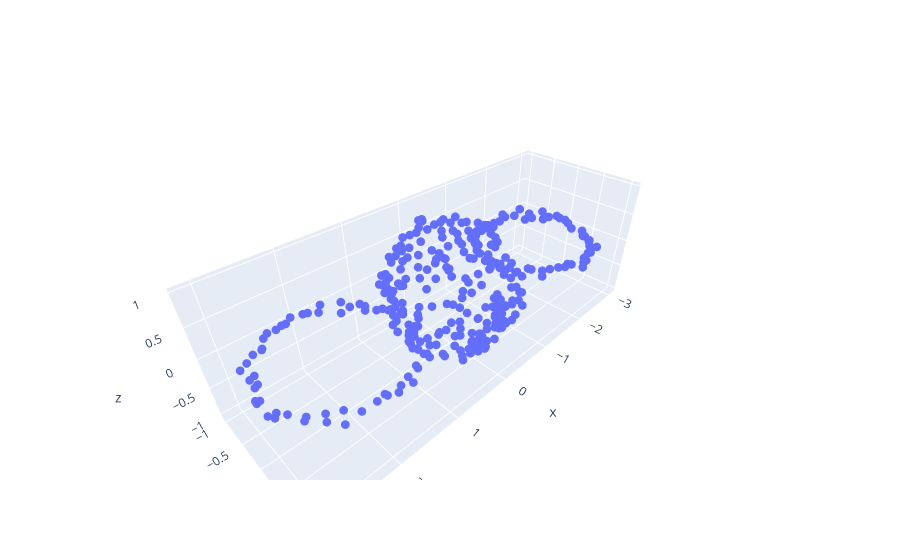

Here is the notebook cell this chart was saved with:
### Code cell
ball = np.random.randn(200,3)
ball /= np.linalg.norm(ball, axis = 1).reshape(-1,1)

x = np.linspace(0,2*np.pi,60)
circle = np.stack([np.cos(x),np.sin(x),np.zeros(60)],axis=1)

data = np.concatenate([ball,
                       circle + [2,0,0],
                       circle - [2,0,0]], axis=0)

data += 0.05 * np.random.randn(data.shape[0],3)

plot_3d(data)
parameters['ep'] = 0.1
parameters['n1'] = 20
parameters['n2'] = 6
test = DG(data, parameters)
# plt.scatter(test.data[:,0], test.data[:,2], c = test.u()[3])
# test.weak_eigenproblem_1(test.D1())

print(test.lam().round(3))

# vmin = 0.004
# vmax = 0.007

# fig = go.Figure(data=[go.Scatter3d(x = data[:,0],
#                                     y = data[:,1],
#                                     z = data[:,2],
#                                     mode='markers',
#                                     marker=dict(
#                                             size=10,
#                                             color=test.u()[6],                # set color to an array/list of desired values
#                                             # colorscale='PRGn',   # choose a colorscale
#                                             opacity=1
#                                         ))])
# fig.update_traces(marker_size = 3)
# fig.update_layout(scene_aspectmode='data')
# fig.show()

### Figure 1 — Plotly figure (JSON) as saved in the notebook; plotly's stock layout.template omitted (floating-point values rounded to 4 significant figures; data arrays with more than 128 entries replaced by an {"elided": "..."} marker saying what was removed)
{"data": [{"marker": {"size": 3}, "mode": "markers", "type": "scatter3d", "x": {"elided": "320 float values"}, "y": {"elided": "320 float values"}, "z": {"elided": "320 float values"}}], "layout": {"scene": {"aspectmode": "data"}}}
